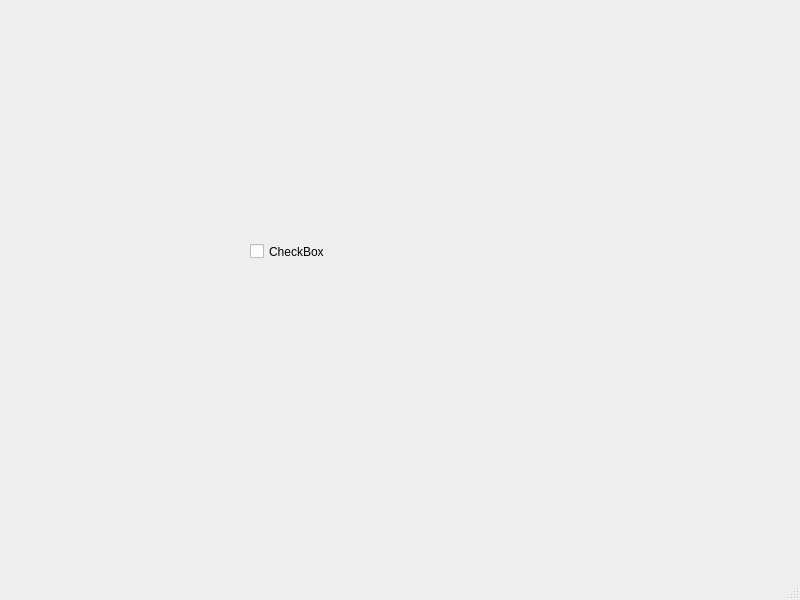
<?xml version="1.0" encoding="UTF-8"?>
<ui version="4.0">
 <class>MainWindow</class>
 <widget class="QMainWindow" name="MainWindow">
  <property name="geometry">
   <rect>
    <x>0</x>
    <y>0</y>
    <width>800</width>
    <height>600</height>
   </rect>
  </property>
  <property name="windowTitle">
   <string>MainWindow</string>
  </property>
  <widget class="QWidget" name="centralwidget">
   <widget class="QCheckBox" name="checkBox">
    <property name="geometry">
     <rect>
      <x>250</x>
      <y>240</y>
      <width>92</width>
      <height>23</height>
     </rect>
    </property>
    <property name="text">
     <string>CheckBox</string>
    </property>
   </widget>
  </widget>
  <widget class="QMenuBar" name="menubar">
   <property name="geometry">
    <rect>
     <x>0</x>
     <y>0</y>
     <width>800</width>
     <height>22</height>
    </rect>
   </property>
  </widget>
  <widget class="QStatusBar" name="statusbar"/>
 </widget>
 <resources/>
 <connections/>
</ui>
